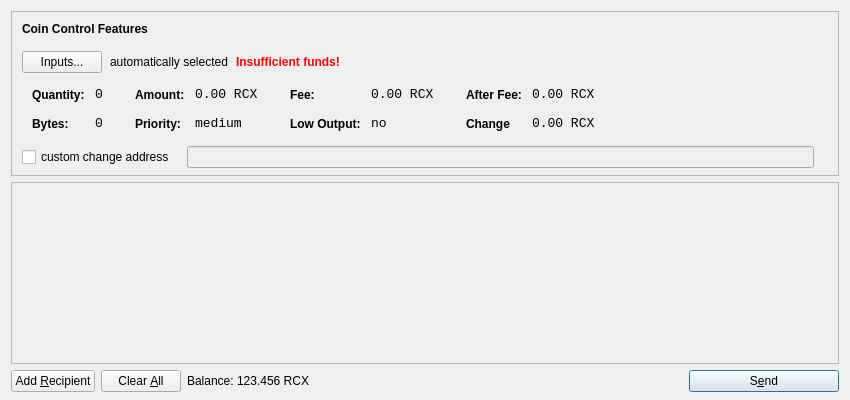
<?xml version="1.0" encoding="UTF-8"?>
<ui version="4.0">
 <class>SendCoinsDialog</class>
 <widget class="QDialog" name="SendCoinsDialog">
  <property name="geometry">
   <rect>
    <x>0</x>
    <y>0</y>
    <width>850</width>
    <height>400</height>
   </rect>
  </property>
  <property name="windowTitle">
   <string>Send Coins</string>
  </property>
  <layout class="QVBoxLayout" name="verticalLayout" stretch="0,1,0">
   <property name="bottomMargin">
    <number>8</number>
   </property>
   <item>
    <widget class="QFrame" name="frameCoinControl">
     <property name="sizePolicy">
      <sizepolicy hsizetype="Expanding" vsizetype="Expanding">
       <horstretch>0</horstretch>
       <verstretch>0</verstretch>
      </sizepolicy>
     </property>
     <property name="maximumSize">
      <size>
       <width>16777215</width>
       <height>16777215</height>
      </size>
     </property>
     <property name="frameShape">
      <enum>QFrame::StyledPanel</enum>
     </property>
     <property name="frameShadow">
      <enum>QFrame::Sunken</enum>
     </property>
     <layout class="QVBoxLayout" name="verticalLayoutCoinControl2">
      <property name="spacing">
       <number>-1</number>
      </property>
      <property name="leftMargin">
       <number>0</number>
      </property>
      <property name="topMargin">
       <number>0</number>
      </property>
      <property name="rightMargin">
       <number>0</number>
      </property>
      <property name="bottomMargin">
       <number>6</number>
      </property>
      <item>
       <layout class="QVBoxLayout" name="verticalLayoutCoinControl" stretch="0,0,0,0,1">
        <property name="spacing">
         <number>0</number>
        </property>
        <property name="leftMargin">
         <number>10</number>
        </property>
        <property name="topMargin">
         <number>10</number>
        </property>
        <item>
         <layout class="QHBoxLayout" name="horizontalLayoutCoinControl1">
          <property name="bottomMargin">
           <number>15</number>
          </property>
          <item>
           <widget class="QLabel" name="labelCoinControlFeatures">
            <property name="sizePolicy">
             <sizepolicy hsizetype="Preferred" vsizetype="Maximum">
              <horstretch>0</horstretch>
              <verstretch>0</verstretch>
             </sizepolicy>
            </property>
            <property name="font">
             <font>
              <weight>75</weight>
              <bold>true</bold>
             </font>
            </property>
            <property name="styleSheet">
             <string notr="true">font-weight:bold;</string>
            </property>
            <property name="text">
             <string>Coin Control Features</string>
            </property>
           </widget>
          </item>
         </layout>
        </item>
        <item>
         <layout class="QHBoxLayout" name="horizontalLayoutCoinControl2" stretch="0,0,0,0">
          <property name="spacing">
           <number>8</number>
          </property>
          <property name="bottomMargin">
           <number>10</number>
          </property>
          <item>
           <widget class="QPushButton" name="pushButtonCoinControl">
            <property name="styleSheet">
             <string notr="true"/>
            </property>
            <property name="text">
             <string>Inputs...</string>
            </property>
           </widget>
          </item>
          <item>
           <widget class="QLabel" name="labelCoinControlAutomaticallySelected">
            <property name="text">
             <string>automatically selected</string>
            </property>
            <property name="margin">
             <number>5</number>
            </property>
           </widget>
          </item>
          <item>
           <widget class="QLabel" name="labelCoinControlInsuffFunds">
            <property name="font">
             <font>
              <weight>75</weight>
              <bold>true</bold>
             </font>
            </property>
            <property name="styleSheet">
             <string notr="true">color:red;font-weight:bold;</string>
            </property>
            <property name="text">
             <string>Insufficient funds!</string>
            </property>
            <property name="margin">
             <number>5</number>
            </property>
           </widget>
          </item>
          <item>
           <spacer name="horizontalSpacerCoinControl">
            <property name="orientation">
             <enum>Qt::Horizontal</enum>
            </property>
            <property name="sizeHint" stdset="0">
             <size>
              <width>40</width>
              <height>1</height>
             </size>
            </property>
           </spacer>
          </item>
         </layout>
        </item>
        <item>
         <widget class="QWidget" name="widgetCoinControl" native="true">
          <property name="sizePolicy">
           <sizepolicy hsizetype="Preferred" vsizetype="Preferred">
            <horstretch>0</horstretch>
            <verstretch>0</verstretch>
           </sizepolicy>
          </property>
          <property name="minimumSize">
           <size>
            <width>0</width>
            <height>0</height>
           </size>
          </property>
          <property name="styleSheet">
           <string notr="true"/>
          </property>
          <layout class="QHBoxLayout" name="horizontalLayoutCoinControl5">
           <property name="margin">
            <number>0</number>
           </property>
           <item>
            <layout class="QHBoxLayout" name="horizontalLayoutCoinControl3" stretch="0,0,0,1">
             <property name="spacing">
              <number>20</number>
             </property>
             <property name="topMargin">
              <number>0</number>
             </property>
             <property name="bottomMargin">
              <number>10</number>
             </property>
             <item>
              <layout class="QFormLayout" name="formLayoutCoinControl1">
               <property name="horizontalSpacing">
                <number>10</number>
               </property>
               <property name="verticalSpacing">
                <number>14</number>
               </property>
               <property name="leftMargin">
                <number>10</number>
               </property>
               <property name="topMargin">
                <number>4</number>
               </property>
               <property name="rightMargin">
                <number>6</number>
               </property>
               <item row="0" column="0">
                <widget class="QLabel" name="labelCoinControlQuantityText">
                 <property name="styleSheet">
                  <string notr="true">font-weight:bold;</string>
                 </property>
                 <property name="text">
                  <string>Quantity:</string>
                 </property>
                 <property name="margin">
                  <number>0</number>
                 </property>
                </widget>
               </item>
               <item row="0" column="1">
                <widget class="QLabel" name="labelCoinControlQuantity">
                 <property name="font">
                  <font>
                   <family>Monospace</family>
                   <pointsize>10</pointsize>
                  </font>
                 </property>
                 <property name="cursor">
                  <cursorShape>IBeamCursor</cursorShape>
                 </property>
                 <property name="contextMenuPolicy">
                  <enum>Qt::ActionsContextMenu</enum>
                 </property>
                 <property name="text">
                  <string>0</string>
                 </property>
                 <property name="margin">
                  <number>0</number>
                 </property>
                 <property name="textInteractionFlags">
                  <set>Qt::LinksAccessibleByMouse|Qt::TextSelectableByKeyboard|Qt::TextSelectableByMouse</set>
                 </property>
                </widget>
               </item>
               <item row="1" column="0">
                <widget class="QLabel" name="labelCoinControlBytesText">
                 <property name="styleSheet">
                  <string notr="true">font-weight:bold;</string>
                 </property>
                 <property name="text">
                  <string>Bytes:</string>
                 </property>
                </widget>
               </item>
               <item row="1" column="1">
                <widget class="QLabel" name="labelCoinControlBytes">
                 <property name="font">
                  <font>
                   <family>Monospace</family>
                   <pointsize>10</pointsize>
                  </font>
                 </property>
                 <property name="cursor">
                  <cursorShape>IBeamCursor</cursorShape>
                 </property>
                 <property name="contextMenuPolicy">
                  <enum>Qt::ActionsContextMenu</enum>
                 </property>
                 <property name="text">
                  <string>0</string>
                 </property>
                 <property name="textInteractionFlags">
                  <set>Qt::LinksAccessibleByMouse|Qt::TextSelectableByKeyboard|Qt::TextSelectableByMouse</set>
                 </property>
                </widget>
               </item>
              </layout>
             </item>
             <item>
              <layout class="QFormLayout" name="formLayoutCoinControl2">
               <property name="horizontalSpacing">
                <number>10</number>
               </property>
               <property name="verticalSpacing">
                <number>14</number>
               </property>
               <property name="leftMargin">
                <number>6</number>
               </property>
               <property name="topMargin">
                <number>4</number>
               </property>
               <property name="rightMargin">
                <number>6</number>
               </property>
               <item row="0" column="0">
                <widget class="QLabel" name="labelCoinControlAmountText">
                 <property name="styleSheet">
                  <string notr="true">font-weight:bold;</string>
                 </property>
                 <property name="text">
                  <string>Amount:</string>
                 </property>
                 <property name="margin">
                  <number>0</number>
                 </property>
                </widget>
               </item>
               <item row="0" column="1">
                <widget class="QLabel" name="labelCoinControlAmount">
                 <property name="font">
                  <font>
                   <family>Monospace</family>
                   <pointsize>10</pointsize>
                  </font>
                 </property>
                 <property name="cursor">
                  <cursorShape>IBeamCursor</cursorShape>
                 </property>
                 <property name="contextMenuPolicy">
                  <enum>Qt::ActionsContextMenu</enum>
                 </property>
                 <property name="text">
                  <string>0.00 RCX</string>
                 </property>
                 <property name="textInteractionFlags">
                  <set>Qt::LinksAccessibleByMouse|Qt::TextSelectableByKeyboard|Qt::TextSelectableByMouse</set>
                 </property>
                </widget>
               </item>
               <item row="1" column="0">
                <widget class="QLabel" name="labelCoinControlPriorityText">
                 <property name="styleSheet">
                  <string notr="true">font-weight:bold;</string>
                 </property>
                 <property name="text">
                  <string>Priority:</string>
                 </property>
                </widget>
               </item>
               <item row="1" column="1">
                <widget class="QLabel" name="labelCoinControlPriority">
                 <property name="font">
                  <font>
                   <family>Monospace</family>
                   <pointsize>10</pointsize>
                  </font>
                 </property>
                 <property name="cursor">
                  <cursorShape>IBeamCursor</cursorShape>
                 </property>
                 <property name="contextMenuPolicy">
                  <enum>Qt::ActionsContextMenu</enum>
                 </property>
                 <property name="text">
                  <string>medium</string>
                 </property>
                 <property name="textInteractionFlags">
                  <set>Qt::LinksAccessibleByMouse|Qt::TextSelectableByKeyboard|Qt::TextSelectableByMouse</set>
                 </property>
                </widget>
               </item>
              </layout>
             </item>
             <item>
              <layout class="QFormLayout" name="formLayoutCoinControl3">
               <property name="horizontalSpacing">
                <number>10</number>
               </property>
               <property name="verticalSpacing">
                <number>14</number>
               </property>
               <property name="leftMargin">
                <number>6</number>
               </property>
               <property name="topMargin">
                <number>4</number>
               </property>
               <property name="rightMargin">
                <number>6</number>
               </property>
               <item row="0" column="0">
                <widget class="QLabel" name="labelCoinControlFeeText">
                 <property name="styleSheet">
                  <string notr="true">font-weight:bold;</string>
                 </property>
                 <property name="text">
                  <string>Fee:</string>
                 </property>
                 <property name="margin">
                  <number>0</number>
                 </property>
                </widget>
               </item>
               <item row="0" column="1">
                <widget class="QLabel" name="labelCoinControlFee">
                 <property name="font">
                  <font>
                   <family>Monospace</family>
                   <pointsize>10</pointsize>
                  </font>
                 </property>
                 <property name="cursor">
                  <cursorShape>IBeamCursor</cursorShape>
                 </property>
                 <property name="contextMenuPolicy">
                  <enum>Qt::ActionsContextMenu</enum>
                 </property>
                 <property name="text">
                  <string>0.00 RCX</string>
                 </property>
                 <property name="textInteractionFlags">
                  <set>Qt::LinksAccessibleByMouse|Qt::TextSelectableByKeyboard|Qt::TextSelectableByMouse</set>
                 </property>
                </widget>
               </item>
               <item row="1" column="0">
                <widget class="QLabel" name="labelCoinControlLowOutputText">
                 <property name="styleSheet">
                  <string notr="true">font-weight:bold;</string>
                 </property>
                 <property name="text">
                  <string>Low Output:</string>
                 </property>
                </widget>
               </item>
               <item row="1" column="1">
                <widget class="QLabel" name="labelCoinControlLowOutput">
                 <property name="font">
                  <font>
                   <family>Monospace</family>
                   <pointsize>10</pointsize>
                  </font>
                 </property>
                 <property name="cursor">
                  <cursorShape>IBeamCursor</cursorShape>
                 </property>
                 <property name="contextMenuPolicy">
                  <enum>Qt::ActionsContextMenu</enum>
                 </property>
                 <property name="text">
                  <string>no</string>
                 </property>
                 <property name="textInteractionFlags">
                  <set>Qt::LinksAccessibleByMouse|Qt::TextSelectableByKeyboard|Qt::TextSelectableByMouse</set>
                 </property>
                </widget>
               </item>
              </layout>
             </item>
             <item>
              <layout class="QFormLayout" name="formLayoutCoinControl4">
               <property name="horizontalSpacing">
                <number>10</number>
               </property>
               <property name="verticalSpacing">
                <number>14</number>
               </property>
               <property name="leftMargin">
                <number>6</number>
               </property>
               <property name="topMargin">
                <number>4</number>
               </property>
               <property name="rightMargin">
                <number>6</number>
               </property>
               <item row="0" column="0">
                <widget class="QLabel" name="labelCoinControlAfterFeeText">
                 <property name="styleSheet">
                  <string notr="true">font-weight:bold;</string>
                 </property>
                 <property name="text">
                  <string>After Fee:</string>
                 </property>
                 <property name="margin">
                  <number>0</number>
                 </property>
                </widget>
               </item>
               <item row="0" column="1">
                <widget class="QLabel" name="labelCoinControlAfterFee">
                 <property name="font">
                  <font>
                   <family>Monospace</family>
                   <pointsize>10</pointsize>
                  </font>
                 </property>
                 <property name="cursor">
                  <cursorShape>IBeamCursor</cursorShape>
                 </property>
                 <property name="contextMenuPolicy">
                  <enum>Qt::ActionsContextMenu</enum>
                 </property>
                 <property name="text">
                  <string>0.00 RCX</string>
                 </property>
                 <property name="textInteractionFlags">
                  <set>Qt::LinksAccessibleByMouse|Qt::TextSelectableByKeyboard|Qt::TextSelectableByMouse</set>
                 </property>
                </widget>
               </item>
               <item row="1" column="0">
                <widget class="QLabel" name="labelCoinControlChangeText">
                 <property name="styleSheet">
                  <string notr="true">font-weight:bold;</string>
                 </property>
                 <property name="text">
                  <string>Change</string>
                 </property>
                </widget>
               </item>
               <item row="1" column="1">
                <widget class="QLabel" name="labelCoinControlChange">
                 <property name="font">
                  <font>
                   <family>Monospace</family>
                   <pointsize>10</pointsize>
                  </font>
                 </property>
                 <property name="cursor">
                  <cursorShape>IBeamCursor</cursorShape>
                 </property>
                 <property name="contextMenuPolicy">
                  <enum>Qt::ActionsContextMenu</enum>
                 </property>
                 <property name="text">
                  <string>0.00 RCX</string>
                 </property>
                 <property name="textInteractionFlags">
                  <set>Qt::LinksAccessibleByMouse|Qt::TextSelectableByKeyboard|Qt::TextSelectableByMouse</set>
                 </property>
                </widget>
               </item>
              </layout>
             </item>
            </layout>
           </item>
          </layout>
         </widget>
        </item>
        <item>
         <layout class="QHBoxLayout" name="horizontalLayoutCoinControl4" stretch="0,0,0">
          <property name="spacing">
           <number>12</number>
          </property>
          <property name="sizeConstraint">
           <enum>QLayout::SetDefaultConstraint</enum>
          </property>
          <property name="topMargin">
           <number>5</number>
          </property>
          <property name="rightMargin">
           <number>5</number>
          </property>
          <item>
           <widget class="QCheckBox" name="checkBoxCoinControlChange">
            <property name="text">
             <string>custom change address</string>
            </property>
           </widget>
          </item>
          <item>
           <widget class="QLineEdit" name="lineEditCoinControlChange">
            <property name="enabled">
             <bool>false</bool>
            </property>
            <property name="sizePolicy">
             <sizepolicy hsizetype="Expanding" vsizetype="Fixed">
              <horstretch>0</horstretch>
              <verstretch>0</verstretch>
             </sizepolicy>
            </property>
           </widget>
          </item>
          <item>
           <widget class="QLabel" name="labelCoinControlChangeLabel">
            <property name="sizePolicy">
             <sizepolicy hsizetype="Preferred" vsizetype="Expanding">
              <horstretch>0</horstretch>
              <verstretch>0</verstretch>
             </sizepolicy>
            </property>
            <property name="minimumSize">
             <size>
              <width>0</width>
              <height>0</height>
             </size>
            </property>
            <property name="text">
             <string/>
            </property>
            <property name="margin">
             <number>3</number>
            </property>
           </widget>
          </item>
         </layout>
        </item>
        <item>
         <spacer name="verticalSpacerCoinControl">
          <property name="orientation">
           <enum>Qt::Vertical</enum>
          </property>
          <property name="sizeHint" stdset="0">
           <size>
            <width>800</width>
            <height>1</height>
           </size>
          </property>
         </spacer>
        </item>
       </layout>
      </item>
     </layout>
    </widget>
   </item>
   <item>
    <widget class="QScrollArea" name="scrollArea">
     <property name="widgetResizable">
      <bool>true</bool>
     </property>
     <widget class="QWidget" name="scrollAreaWidgetContents">
      <property name="geometry">
       <rect>
        <x>0</x>
        <y>0</y>
        <width>830</width>
        <height>165</height>
       </rect>
      </property>
      <layout class="QVBoxLayout" name="verticalLayout_2">
       <property name="margin">
        <number>0</number>
       </property>
       <item>
        <layout class="QVBoxLayout" name="entries">
         <property name="spacing">
          <number>6</number>
         </property>
        </layout>
       </item>
       <item>
        <spacer name="verticalSpacer">
         <property name="orientation">
          <enum>Qt::Vertical</enum>
         </property>
         <property name="sizeHint" stdset="0">
          <size>
           <width>20</width>
           <height>40</height>
          </size>
         </property>
        </spacer>
       </item>
      </layout>
     </widget>
    </widget>
   </item>
   <item>
    <layout class="QHBoxLayout" name="horizontalLayout">
     <item>
      <widget class="QPushButton" name="addButton">
       <property name="toolTip">
        <string>Send to multiple recipients at once</string>
       </property>
       <property name="text">
        <string>Add &amp;Recipient</string>
       </property>
       <property name="icon">
        <iconset resource="../bitcoin.qrc">
         <normaloff>:/icons/add</normaloff>:/icons/add</iconset>
       </property>
       <property name="autoDefault">
        <bool>false</bool>
       </property>
      </widget>
     </item>
     <item>
      <widget class="QPushButton" name="clearButton">
       <property name="sizePolicy">
        <sizepolicy hsizetype="Minimum" vsizetype="Fixed">
         <horstretch>0</horstretch>
         <verstretch>0</verstretch>
        </sizepolicy>
       </property>
       <property name="toolTip">
        <string>Remove all transaction fields</string>
       </property>
       <property name="text">
        <string>Clear &amp;All</string>
       </property>
       <property name="icon">
        <iconset resource="../bitcoin.qrc">
         <normaloff>:/icons/remove</normaloff>:/icons/remove</iconset>
       </property>
       <property name="autoRepeatDelay">
        <number>300</number>
       </property>
       <property name="autoDefault">
        <bool>false</bool>
       </property>
      </widget>
     </item>
     <item>
      <layout class="QHBoxLayout" name="horizontalLayout_2">
       <property name="spacing">
        <number>3</number>
       </property>
       <item>
        <widget class="QLabel" name="label">
         <property name="sizePolicy">
          <sizepolicy hsizetype="Preferred" vsizetype="Fixed">
           <horstretch>0</horstretch>
           <verstretch>0</verstretch>
          </sizepolicy>
         </property>
         <property name="text">
          <string>Balance:</string>
         </property>
        </widget>
       </item>
       <item>
        <widget class="QLabel" name="labelBalance">
         <property name="sizePolicy">
          <sizepolicy hsizetype="Preferred" vsizetype="Fixed">
           <horstretch>0</horstretch>
           <verstretch>0</verstretch>
          </sizepolicy>
         </property>
         <property name="cursor">
          <cursorShape>IBeamCursor</cursorShape>
         </property>
         <property name="text">
          <string>123.456 RCX</string>
         </property>
         <property name="textInteractionFlags">
          <set>Qt::LinksAccessibleByMouse|Qt::TextSelectableByKeyboard|Qt::TextSelectableByMouse</set>
         </property>
        </widget>
       </item>
      </layout>
     </item>
     <item>
      <spacer name="horizontalSpacer">
       <property name="orientation">
        <enum>Qt::Horizontal</enum>
       </property>
       <property name="sizeHint" stdset="0">
        <size>
         <width>40</width>
         <height>20</height>
        </size>
       </property>
      </spacer>
     </item>
     <item>
      <widget class="QPushButton" name="sendButton">
       <property name="minimumSize">
        <size>
         <width>150</width>
         <height>0</height>
        </size>
       </property>
       <property name="toolTip">
        <string>Confirm the send action</string>
       </property>
       <property name="text">
        <string>S&amp;end</string>
       </property>
       <property name="icon">
        <iconset resource="../bitcoin.qrc">
         <normaloff>:/icons/send</normaloff>:/icons/send</iconset>
       </property>
       <property name="default">
        <bool>true</bool>
       </property>
      </widget>
     </item>
    </layout>
   </item>
  </layout>
 </widget>
 <resources>
  <include location="../bitcoin.qrc"/>
 </resources>
 <connections/>
</ui>
